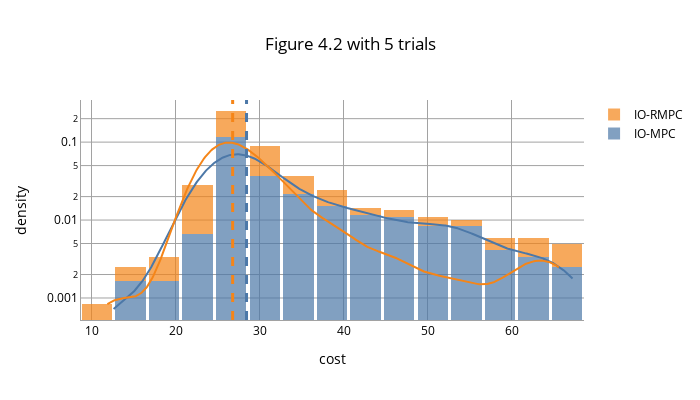

The code cell stored with this chart in its notebook:
### Code cell
io_mpc_pdst_costs = [transition.cost for transition in chain(*io_mpc_pdst_trajectories)]
io_rmpc_pdst_costs = [transition.cost for transition in chain(*io_rmpc_pdst_trajectories)]

fig = make_figure({
    "IO-MPC": io_mpc_pdst_costs,
    "IO-RMPC": io_rmpc_pdst_costs,
    },
    title=f"Figure 4.2 with {len(io_rmpc_pdst_trajectories)} trials",
)
fig.update_layout(barmode="stack")

### Figure 1 — Plotly figure (JSON) as saved in the notebook; plotly's stock layout.template omitted (floating-point values rounded to 4 significant figures; data arrays with more than 128 entries replaced by an {"elided": "..."} marker saying what was removed)
{"data": [{"autobinx": false, "histnorm": "probability density", "legendgroup": "IO-MPC", "marker": {"color": "#4C78A8"}, "name": "IO-MPC", "opacity": 0.7, "type": "histogram", "x": {"elided": "300 float values"}, "xaxis": "x", "xbins": {"end": 67.38, "size": 4, "start": 12.63}, "yaxis": "y"}, {"autobinx": false, "histnorm": "probability density", "legendgroup": "IO-RMPC", "marker": {"color": "#F58518"}, "name": "IO-RMPC", "opacity": 0.7, "type": "histogram", "x": {"elided": "300 float values"}, "xaxis": "x", "xbins": {"end": 65.73, "size": 4, "start": 11.89}, "yaxis": "y"}, {"legendgroup": "IO-MPC", "marker": {"color": "#4C78A8"}, "mode": "lines", "name": "IO-MPC", "showlegend": false, "type": "scatter", "x": {"elided": "500 float values"}, "xaxis": "x", "y": {"elided": "500 float values"}, "yaxis": "y"}, {"legendgroup": "IO-RMPC", "marker": {"color": "#F58518"}, "mode": "lines", "name": "IO-RMPC", "showlegend": false, "type": "scatter", "x": {"elided": "500 float values"}, "xaxis": "x", "y": {"elided": "500 float values"}, "yaxis": "y"}], "layout": {"bargap": 0.1, "barmode": "stack", "font": {"color": "Black", "size": 12}, "height": 400, "hovermode": "closest", "legend": {"traceorder": "reversed"}, "shapes": [{"line": {"color": "#4C78A8", "dash": "dash", "width": 3}, "type": "line", "x0": 28.46, "x1": 28.46, "xref": "x", "y0": 0, "y1": 1, "yref": "y domain"}, {"line": {"color": "#F58518", "dash": "dash", "width": 3}, "type": "line", "x0": 26.8, "x1": 26.8, "xref": "x", "y0": 0, "y1": 1, "yref": "y domain"}], "title": {"text": "Figure 4.2 with 5 trials", "x": 0.5}, "width": 700, "xaxis": {"anchor": "y2", "domain": [0, 1], "gridcolor": "#a2a2a2", "linecolor": "#a2a2a2", "linewidth": 1, "showgrid": true, "showline": true, "title": {"text": "cost"}, "zeroline": false}, "yaxis": {"anchor": "free", "domain": [0, 1], "gridcolor": "#a2a2a2", "linecolor": "#a2a2a2", "linewidth": 1, "position": 0, "showgrid": true, "showline": true, "title": {"text": "density"}, "type": "log"}}}
